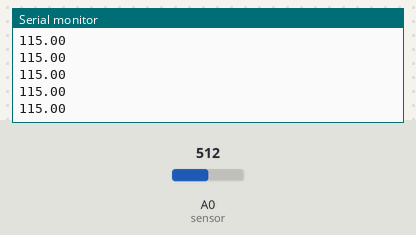
Recording of a sketch running on a simulated Arduino Uno, built with avr-gcc and run on an emulated ATmega328P. Shown: the last lines printed to the serial monitor. The test bench sets the inputs (shaded band); at power-on: A0 (sensor) = 512.

Above: at 1.2 s.
1.3 s: A0 (sensor) set to 716
At 1.31 s:
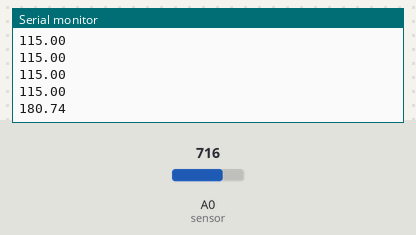
2.8 s: A0 (sensor) set to 900
At 2.82 s:
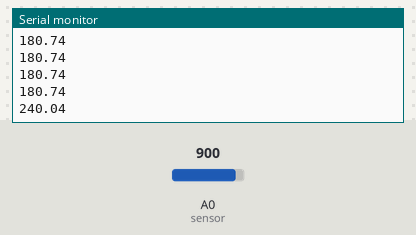
Timing chart, 0 to 5.8 s (numbered marks = the images above; inputs shaded):
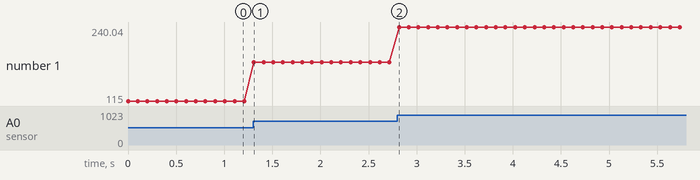

Measured:
- after the input at 1.3 s, the serial monitor: prints a new line at once (image 1)
- after the input at 2.8 s, the serial monitor: prints a new line at once (image 2)
- plotted number 1: 115 → 180.74 after the input at 1.3 s, 180.74 → 240.04 after the input at 2.8 s

The sketch:

tempSensor.ino
```cpp
int sensor = A0;

void setup() {
  // put your setup code here, to run once:
  Serial.begin(9600);
}

void loop() {
  // put your main code here, to run repeatedly:
  float adcVal = analogRead(sensor);
  float temp = adcVal*330/1024 -50;
  Serial.println(temp);
  delay(100);


}
```
